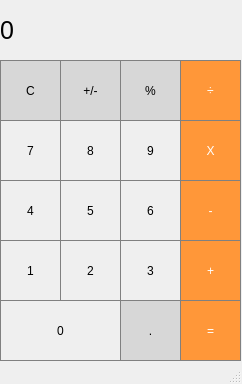
<?xml version="1.0" encoding="UTF-8"?>
<ui version="4.0">
 <class>MainWindow</class>
 <widget class="QMainWindow" name="MainWindow">
  <property name="geometry">
   <rect>
    <x>0</x>
    <y>0</y>
    <width>242</width>
    <height>384</height>
   </rect>
  </property>
  <property name="windowTitle">
   <string>MainWindow</string>
  </property>
  <widget class="QWidget" name="centralwidget">
   <widget class="QLabel" name="label">
    <property name="geometry">
     <rect>
      <x>0</x>
      <y>0</y>
      <width>241</width>
      <height>61</height>
     </rect>
    </property>
    <property name="font">
     <font>
      <pointsize>19</pointsize>
     </font>
    </property>
    <property name="styleSheet">
     <string notr="true">QLabel {
	qproperty-alignment: 'AlignVCenter | AlignRight';
	border: 1px solid gray;
}

background-color: white;</string>
    </property>
    <property name="text">
     <string>0</string>
    </property>
   </widget>
   <widget class="QPushButton" name="pushButton_clear">
    <property name="geometry">
     <rect>
      <x>0</x>
      <y>60</y>
      <width>61</width>
      <height>61</height>
     </rect>
    </property>
    <property name="styleSheet">
     <string notr="true">QPushButton {
	background-color: rgb(215, 215, 215);
	border: 1px solid gray;
}

QPushButton: pressed {
	background-color: qlineargradient(x1: 0, y1: 0, x2: 0, y2: 1, stop: 0 #BEBEBE, stop: 1 #D7D7D7);
}</string>
    </property>
    <property name="text">
     <string>C</string>
    </property>
   </widget>
   <widget class="QPushButton" name="pushButton_plusMinus">
    <property name="geometry">
     <rect>
      <x>60</x>
      <y>60</y>
      <width>61</width>
      <height>61</height>
     </rect>
    </property>
    <property name="styleSheet">
     <string notr="true">QPushButton {
	background-color: rgb(215, 215, 215);
	border: 1px solid gray;
}

QPushButton: pressed {
	background-color: qlineargradient(x1: 0, y1: 0, x2: 0, y2: 1, stop: 0 #BEBEBE, stop: 1 #D7D7D7);
}</string>
    </property>
    <property name="text">
     <string>+/-</string>
    </property>
   </widget>
   <widget class="QPushButton" name="pushButton_percent">
    <property name="geometry">
     <rect>
      <x>120</x>
      <y>60</y>
      <width>61</width>
      <height>61</height>
     </rect>
    </property>
    <property name="styleSheet">
     <string notr="true">QPushButton {
	background-color: rgb(215, 215, 215);
	border: 1px solid gray;
}

QPushButton: pressed {
	background-color: qlineargradient(x1: 0, y1: 0, x2: 0, y2: 1, stop: 0 #BEBEBE, stop: 1 #D7D7D7);
}</string>
    </property>
    <property name="text">
     <string>%</string>
    </property>
   </widget>
   <widget class="QPushButton" name="pushButton_divide">
    <property name="geometry">
     <rect>
      <x>180</x>
      <y>60</y>
      <width>61</width>
      <height>61</height>
     </rect>
    </property>
    <property name="styleSheet">
     <string notr="true">QPushButton {
	background-color: rgb(255, 151, 57);
	color: white;
	border: 1px solid gray;
}

QPushButton: pressed {
	background-color: qlineargradient(x1: 0, y1: 0,  x2: 0, y2: 1, stop: 0 #FF7832, stop: 1 #FF9739);
}</string>
    </property>
    <property name="text">
     <string>÷</string>
    </property>
   </widget>
   <widget class="QPushButton" name="pushButton_7">
    <property name="geometry">
     <rect>
      <x>0</x>
      <y>120</y>
      <width>61</width>
      <height>61</height>
     </rect>
    </property>
    <property name="styleSheet">
     <string notr="true">QPushButton {
	border: 1px solid gray;
}

QPushButton: pressed {
	background-color: qlineargradient(x1: 0, y1: 0, x2: 0, y2: 1, stop: 0 #dadbde, stop: 1 #f6f7fa);
}</string>
    </property>
    <property name="text">
     <string>7</string>
    </property>
   </widget>
   <widget class="QPushButton" name="pushButton_8">
    <property name="geometry">
     <rect>
      <x>60</x>
      <y>120</y>
      <width>61</width>
      <height>61</height>
     </rect>
    </property>
    <property name="styleSheet">
     <string notr="true">QPushButton {
	border: 1px solid gray;
}

QPushButton: pressed {
	background-color: qlineargradient(x1: 0, y1: 0, x2: 0, y2: 1, stop: 0 #dadbde, stop: 1 #f6f7fa);
}</string>
    </property>
    <property name="text">
     <string>8</string>
    </property>
   </widget>
   <widget class="QPushButton" name="pushButton_9">
    <property name="geometry">
     <rect>
      <x>120</x>
      <y>120</y>
      <width>61</width>
      <height>61</height>
     </rect>
    </property>
    <property name="styleSheet">
     <string notr="true">QPushButton {
	border: 1px solid gray;
}

QPushButton: pressed {
	background-color: qlineargradient(x1: 0, y1: 0, x2: 0, y2: 1, stop: 0 #dadbde, stop: 1 #f6f7fa);
}</string>
    </property>
    <property name="text">
     <string>9</string>
    </property>
   </widget>
   <widget class="QPushButton" name="pushButton_multiply">
    <property name="geometry">
     <rect>
      <x>180</x>
      <y>120</y>
      <width>61</width>
      <height>61</height>
     </rect>
    </property>
    <property name="styleSheet">
     <string notr="true">QPushButton {
	background-color: rgb(255, 151, 57);
	color: white;
	border: 1px solid gray;
}

QPushButton: pressed {
	background-color: qlineargradient(x1: 0, y1: 0,  x2: 0, y2: 1, stop: 0 #FF7832, stop: 1 #FF9739);
}</string>
    </property>
    <property name="text">
     <string>X</string>
    </property>
   </widget>
   <widget class="QPushButton" name="pushButton_4">
    <property name="geometry">
     <rect>
      <x>0</x>
      <y>180</y>
      <width>61</width>
      <height>61</height>
     </rect>
    </property>
    <property name="styleSheet">
     <string notr="true">QPushButton {
	border: 1px solid gray;
}

QPushButton: pressed {
	background-color: qlineargradient(x1: 0, y1: 0, x2: 0, y2: 1, stop: 0 #dadbde, stop: 1 #f6f7fa);
}</string>
    </property>
    <property name="text">
     <string>4</string>
    </property>
   </widget>
   <widget class="QPushButton" name="pushButton_5">
    <property name="geometry">
     <rect>
      <x>60</x>
      <y>180</y>
      <width>61</width>
      <height>61</height>
     </rect>
    </property>
    <property name="styleSheet">
     <string notr="true">QPushButton {
	border: 1px solid gray;
}

QPushButton: pressed {
	background-color: qlineargradient(x1: 0, y1: 0, x2: 0, y2: 1, stop: 0 #dadbde, stop: 1 #f6f7fa);
}</string>
    </property>
    <property name="text">
     <string>5</string>
    </property>
   </widget>
   <widget class="QPushButton" name="pushButton_6">
    <property name="geometry">
     <rect>
      <x>120</x>
      <y>180</y>
      <width>61</width>
      <height>61</height>
     </rect>
    </property>
    <property name="styleSheet">
     <string notr="true">QPushButton {
	border: 1px solid gray;
}

QPushButton: pressed {
	background-color: qlineargradient(x1: 0, y1: 0, x2: 0, y2: 1, stop: 0 #dadbde, stop: 1 #f6f7fa);
}</string>
    </property>
    <property name="text">
     <string>6</string>
    </property>
   </widget>
   <widget class="QPushButton" name="pushButton_subtraction">
    <property name="geometry">
     <rect>
      <x>180</x>
      <y>180</y>
      <width>61</width>
      <height>61</height>
     </rect>
    </property>
    <property name="styleSheet">
     <string notr="true">QPushButton {
	background-color: rgb(255, 151, 57);
	color: white;
	border: 1px solid gray;
}

QPushButton: pressed {
	background-color: qlineargradient(x1: 0, y1: 0,  x2: 0, y2: 1, stop: 0 #FF7832, stop: 1 #FF9739);
}</string>
    </property>
    <property name="text">
     <string>-</string>
    </property>
   </widget>
   <widget class="QPushButton" name="pushButton_1">
    <property name="geometry">
     <rect>
      <x>0</x>
      <y>240</y>
      <width>61</width>
      <height>61</height>
     </rect>
    </property>
    <property name="styleSheet">
     <string notr="true">QPushButton {
	border: 1px solid gray;
}

QPushButton: pressed {
	background-color: qlineargradient(x1: 0, y1: 0, x2: 0, y2: 1, stop: 0 #dadbde, stop: 1 #f6f7fa);
}</string>
    </property>
    <property name="text">
     <string>1</string>
    </property>
   </widget>
   <widget class="QPushButton" name="pushButton_2">
    <property name="geometry">
     <rect>
      <x>60</x>
      <y>240</y>
      <width>61</width>
      <height>61</height>
     </rect>
    </property>
    <property name="styleSheet">
     <string notr="true">QPushButton {
	border: 1px solid gray;
}

QPushButton: pressed {
	background-color: qlineargradient(x1: 0, y1: 0, x2: 0, y2: 1, stop: 0 #dadbde, stop: 1 #f6f7fa);
}</string>
    </property>
    <property name="text">
     <string>2</string>
    </property>
   </widget>
   <widget class="QPushButton" name="pushButton_3">
    <property name="geometry">
     <rect>
      <x>120</x>
      <y>240</y>
      <width>61</width>
      <height>61</height>
     </rect>
    </property>
    <property name="styleSheet">
     <string notr="true">QPushButton {
	border: 1px solid gray;
}

QPushButton: pressed {
	background-color: qlineargradient(x1: 0, y1: 0, x2: 0, y2: 1, stop: 0 #dadbde, stop: 1 #f6f7fa);
}</string>
    </property>
    <property name="text">
     <string>3</string>
    </property>
   </widget>
   <widget class="QPushButton" name="pushButton_add">
    <property name="geometry">
     <rect>
      <x>180</x>
      <y>240</y>
      <width>61</width>
      <height>61</height>
     </rect>
    </property>
    <property name="styleSheet">
     <string notr="true">QPushButton {
	background-color: rgb(255, 151, 57);
	color: white;
	border: 1px solid gray;
}

QPushButton: pressed {
	background-color: qlineargradient(x1: 0, y1: 0,  x2: 0, y2: 1, stop: 0 #FF7832, stop: 1 #FF9739);
}</string>
    </property>
    <property name="text">
     <string>+</string>
    </property>
   </widget>
   <widget class="QPushButton" name="pushButton_decimal">
    <property name="geometry">
     <rect>
      <x>120</x>
      <y>300</y>
      <width>61</width>
      <height>61</height>
     </rect>
    </property>
    <property name="styleSheet">
     <string notr="true">QPushButton {
	background-color: rgb(215, 215, 215);
	border: 1px solid gray;
}

QPushButton: pressed {
	background-color: qlineargradient(x1: 0, y1: 0, x2: 0, y2: 1, stop: 0 #BEBEBE, stop: 1 #D7D7D7);
}</string>
    </property>
    <property name="text">
     <string>.</string>
    </property>
   </widget>
   <widget class="QPushButton" name="pushButton_0">
    <property name="geometry">
     <rect>
      <x>0</x>
      <y>300</y>
      <width>121</width>
      <height>61</height>
     </rect>
    </property>
    <property name="styleSheet">
     <string notr="true">QPushButton {
	border: 1px solid gray;
}

QPushButton: pressed {
	background-color: qlineargradient(x1: 0, y1: 0, x2: 0, y2: 1, stop: 0 #dadbde, stop: 1 #f6f7fa);
}</string>
    </property>
    <property name="text">
     <string>0</string>
    </property>
   </widget>
   <widget class="QPushButton" name="pushButton_equals">
    <property name="geometry">
     <rect>
      <x>180</x>
      <y>300</y>
      <width>61</width>
      <height>61</height>
     </rect>
    </property>
    <property name="styleSheet">
     <string notr="true">QPushButton {
	background-color: rgb(255, 151, 57);
	color: white;
	border: 1px solid gray;
}

QPushButton: pressed {
	background-color: qlineargradient(x1: 0, y1: 0,  x2: 0, y2: 1, stop: 0 #FF7832, stop: 1 #FF9739);
}</string>
    </property>
    <property name="text">
     <string>=</string>
    </property>
   </widget>
  </widget>
  <widget class="QStatusBar" name="statusbar"/>
 </widget>
 <resources/>
 <connections/>
</ui>
